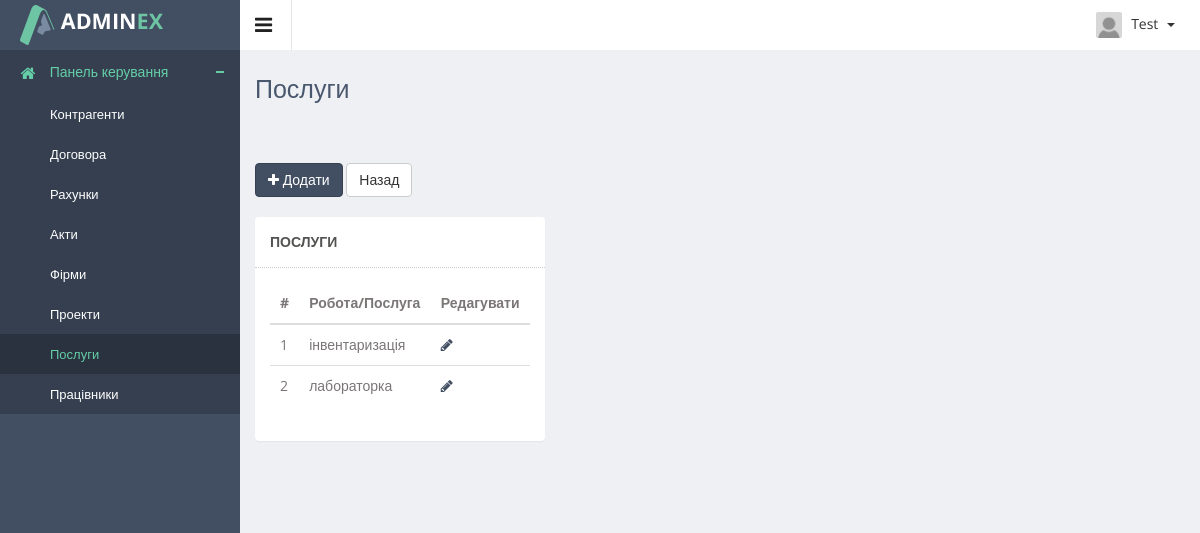
/crm/services/ (signed in), run on an earlier commit of the app's database.
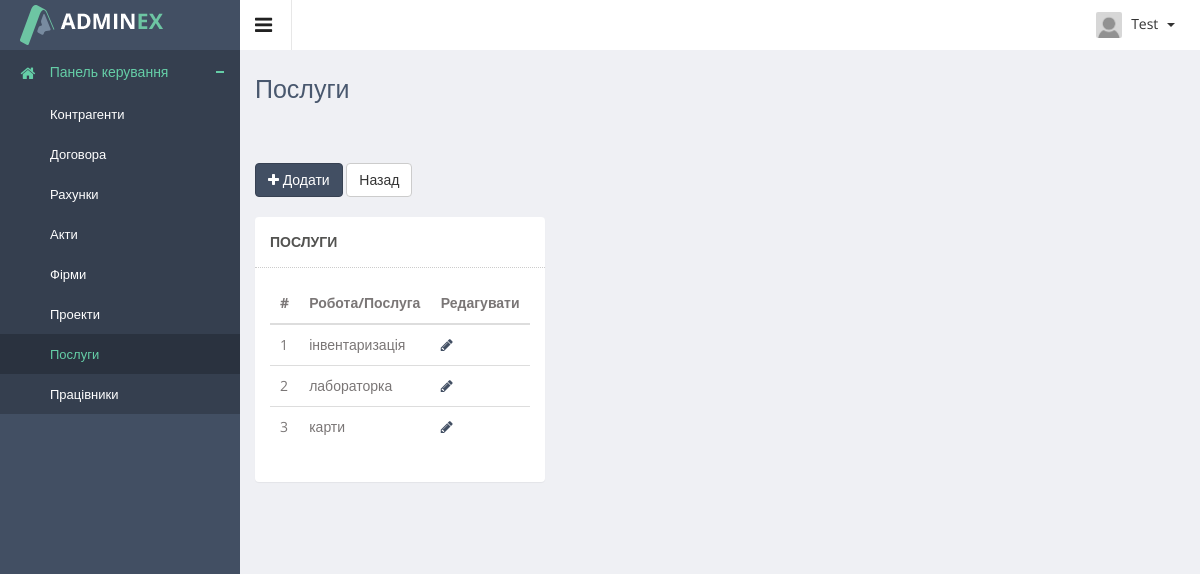
And on a later commit of the database.
### crmapp/models.py (models this page shows, shortened)
class Services(models.Model):
    name = models.CharField(verbose_name='послуга/робота', max_length=100, unique=True)

### crmapp/views.py (the view)
@login_required
@user_passes_test(lambda user: user.is_assistant or user.is_superuser or user.is_dir)
def services_view(request):
    title = 'Послуги'
    services = Services.objects.all()
    context = {
        'title': title,
        'object_list': services,
    }
    return render(request, 'crmapp/services_list.html', context)

### adminapp/templatetags/tags.py (called while the page is built)
@register.filter
def default_avatar(string):
    if not string:
        string = 'users_avatars/gravatar.png'
    new_string = f'{URL_PREFIX}{string}'
    return new_string

### authapp/models.py (called while the page is built)
    def __str__(self):
        return self.last_name

### crmapp/templates/crmapp/services_list.html (shortened to what this page needs)
{% extends 'mainapp/base.html' %}
{% load staticfiles %}
{% load tags %}
{% block container %}
<div class="directory-info-row">
    <div class="row">
        <div class="col-lg-4">
            <a href="{% url 'crm:service_create' %}" title="Додати послугу/роботу">
                <button class="btn btn-primary" type="button"><i class="fa fa-plus"></i> Додати</button>
            </a>
            <a href="{% url 'crm:main_crm' %}" title="Панель керування">
                <button class="btn btn-default" type="button">Назад</button>
            </a>
        </div>
    </div>
    <br>
    <div class="row">
        <div class="col-lg-4">
            <section class="panel">
                <header class="panel-heading">
                    {{ title }}
                </header>
                <div class="panel-body" style="display: block;">
                    <table class="table table-hover general-table">
                        <thead>
                        <tr>
                            <th>#</th>
                            <th>Робота/Послуга</th>
                            <th>Редагувати</th>
                        </tr>
                        </thead>
                        <tbody>
                        {% for object in object_list %}
                        <tr>
                            <td>{{ object.id }}</td>
                            <td>{{ object.name }}</td>
                            <td>
                                <a style="display: block;" href="{% url 'crm:service_update' object.pk%}"
                                   title="Редагувати">
                                    <i class="fa fa-pencil"></i>
                                </a>
                            </td>
                        </tr>
                        {% endfor %}
                        </tbody>
                    </table>
                </div>
            </section>
        </div>
    </div>
</div>
{% endblock %}

What changed in the data, as far as the page shows it:
added Services: id "3", name "карти"
